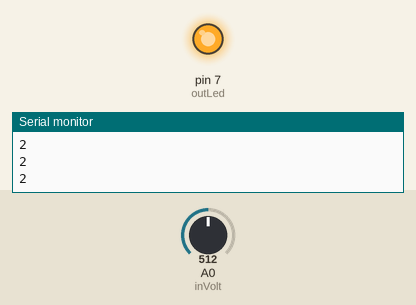
Bench run of a sketch on a simulated Arduino Uno, built with avr-gcc and run on an emulated ATmega328P. Shown: output pins drawn as LEDs (lit = HIGH), the last lines printed to the serial monitor. Dashed ring = blinking. The test bench sets the inputs (shaded band); at power-on: A0 (inVolt) = 512.

Above: at 1.2 s.
1.3 s: A0 (inVolt) set to 800
2.8 s: A0 (inVolt) set to 836
At 2.96 s:
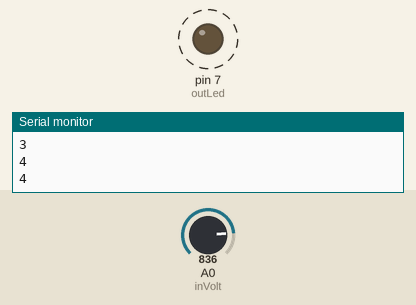
5.8 s: A0 (inVolt) set to 716
At 6.6 s:
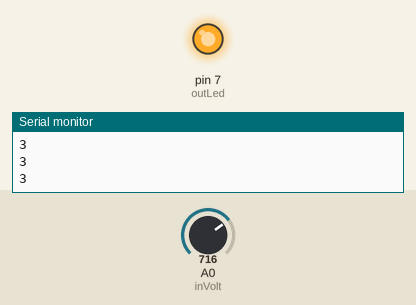
7.3 s: A0 (inVolt) set to 900
At 7.51 s:
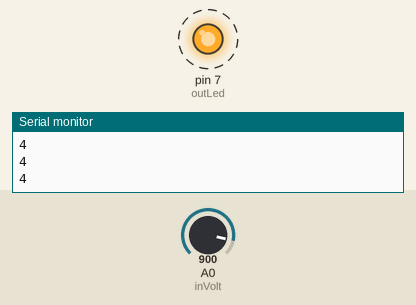
Timing chart, 0 to 11.3 s (numbered marks = the images above; inputs shaded):
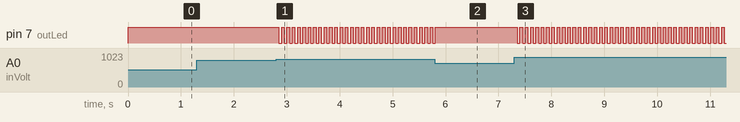

Measured:
- the behaviour switches between 818 and 819 on A0 (inVolt) (found by bisection; images 0 and 1)
- after the input at 2.8 s, pin 7 (outLed): alternates HIGH for 0.05 s and LOW for 0.05 s, starting after 0.05 s
- after the input at 5.8 s, pin 7 (outLed): goes on until 5.8 s, then stays HIGH
- after the input at 7.3 s, pin 7 (outLed): alternates HIGH for 0.05 s and LOW for 0.05 s, starting after 0.06 s

The sketch:

P6A1-Voltimetro.ino
```cpp
#define outLed 7    //Pin Digital 7 PWM
#define inVolt A0   //Pin digital de lectura 222

int volt = 0;

void setup() {
  pinMode(inVolt, INPUT);
  pinMode(outLed, OUTPUT);
  Serial.begin(9600);
}

void loop() {

  volt = analogRead(inVolt)*5/1023;
  Serial.println(volt);

  if(volt < 3.2){
    digitalWrite(outLed, HIGH);
  }

  if(3.2 < volt and volt < 4.2){
    digitalWrite(outLed, HIGH);
    delay(50);
    digitalWrite(outLed, LOW);
    delay(50);
  }

}
```
